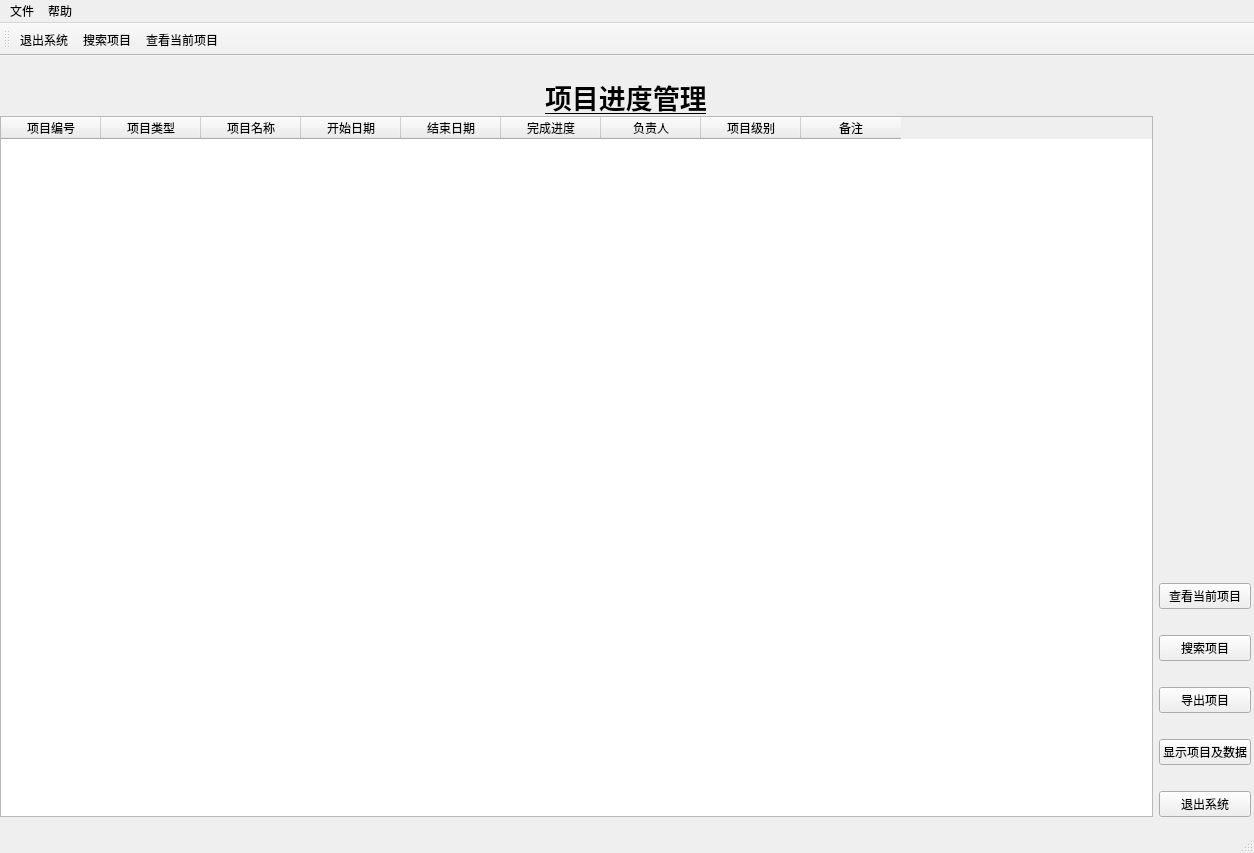
<?xml version="1.0" encoding="UTF-8"?>
<ui version="4.0">
 <class>MainWindow</class>
 <widget class="QMainWindow" name="MainWindow">
  <property name="geometry">
   <rect>
    <x>0</x>
    <y>0</y>
    <width>1254</width>
    <height>853</height>
   </rect>
  </property>
  <property name="windowTitle">
   <string>项目一览</string>
  </property>
  <property name="windowIcon">
   <iconset>
    <normaloff>C:/Users/17844/Desktop/Python大作业/1_主界面.ico</normaloff>C:/Users/17844/Desktop/Python大作业/1_主界面.ico</iconset>
  </property>
  <widget class="QWidget" name="centralwidget">
   <widget class="QWidget" name="layoutWidget">
    <property name="geometry">
     <rect>
      <x>0</x>
      <y>10</y>
      <width>1251</width>
      <height>51</height>
     </rect>
    </property>
    <layout class="QVBoxLayout" name="verticalLayout">
     <item>
      <spacer name="verticalSpacer">
       <property name="orientation">
        <enum>Qt::Vertical</enum>
       </property>
       <property name="sizeHint" stdset="0">
        <size>
         <width>20</width>
         <height>40</height>
        </size>
       </property>
      </spacer>
     </item>
     <item>
      <layout class="QHBoxLayout" name="horizontalLayout">
       <item>
        <spacer name="horizontalSpacer">
         <property name="orientation">
          <enum>Qt::Horizontal</enum>
         </property>
         <property name="sizeHint" stdset="0">
          <size>
           <width>40</width>
           <height>20</height>
          </size>
         </property>
        </spacer>
       </item>
       <item>
        <widget class="QLabel" name="label">
         <property name="font">
          <font>
           <family>Agency FB</family>
           <pointsize>20</pointsize>
           <weight>75</weight>
           <bold>true</bold>
           <underline>true</underline>
          </font>
         </property>
         <property name="text">
          <string>项目进度管理</string>
         </property>
        </widget>
       </item>
       <item>
        <spacer name="horizontalSpacer_2">
         <property name="orientation">
          <enum>Qt::Horizontal</enum>
         </property>
         <property name="sizeHint" stdset="0">
          <size>
           <width>40</width>
           <height>20</height>
          </size>
         </property>
        </spacer>
       </item>
      </layout>
     </item>
    </layout>
   </widget>
   <widget class="QWidget" name="layoutWidget">
    <property name="geometry">
     <rect>
      <x>0</x>
      <y>60</y>
      <width>1251</width>
      <height>701</height>
     </rect>
    </property>
    <layout class="QHBoxLayout" name="horizontalLayout_2">
     <item>
      <widget class="QTableWidget" name="tableWidget">
       <column>
        <property name="text">
         <string>项目编号</string>
        </property>
       </column>
       <column>
        <property name="text">
         <string>项目类型</string>
        </property>
       </column>
       <column>
        <property name="text">
         <string>项目名称</string>
        </property>
       </column>
       <column>
        <property name="text">
         <string>开始日期</string>
        </property>
       </column>
       <column>
        <property name="text">
         <string>结束日期</string>
        </property>
       </column>
       <column>
        <property name="text">
         <string>完成进度</string>
        </property>
       </column>
       <column>
        <property name="text">
         <string>负责人</string>
        </property>
       </column>
       <column>
        <property name="text">
         <string>项目级别</string>
        </property>
       </column>
       <column>
        <property name="text">
         <string>备注</string>
        </property>
       </column>
      </widget>
     </item>
     <item>
      <layout class="QVBoxLayout" name="verticalLayout_3">
       <item>
        <spacer name="verticalSpacer_5">
         <property name="orientation">
          <enum>Qt::Vertical</enum>
         </property>
         <property name="sizeHint" stdset="0">
          <size>
           <width>20</width>
           <height>40</height>
          </size>
         </property>
        </spacer>
       </item>
       <item>
        <widget class="QPushButton" name="pButtonWatch">
         <property name="text">
          <string>查看当前项目</string>
         </property>
        </widget>
       </item>
       <item>
        <spacer name="verticalSpacer_4">
         <property name="orientation">
          <enum>Qt::Vertical</enum>
         </property>
         <property name="sizeType">
          <enum>QSizePolicy::Fixed</enum>
         </property>
         <property name="sizeHint" stdset="0">
          <size>
           <width>20</width>
           <height>20</height>
          </size>
         </property>
        </spacer>
       </item>
       <item>
        <layout class="QVBoxLayout" name="verticalLayout_2">
         <item>
          <widget class="QPushButton" name="pButtonSelect">
           <property name="text">
            <string>搜索项目</string>
           </property>
          </widget>
         </item>
         <item>
          <spacer name="verticalSpacer_7">
           <property name="orientation">
            <enum>Qt::Vertical</enum>
           </property>
           <property name="sizeType">
            <enum>QSizePolicy::Fixed</enum>
           </property>
           <property name="sizeHint" stdset="0">
            <size>
             <width>20</width>
             <height>20</height>
            </size>
           </property>
          </spacer>
         </item>
         <item>
          <widget class="QPushButton" name="pButtonExport">
           <property name="text">
            <string>导出项目</string>
           </property>
          </widget>
         </item>
         <item>
          <spacer name="verticalSpacer_3">
           <property name="orientation">
            <enum>Qt::Vertical</enum>
           </property>
           <property name="sizeType">
            <enum>QSizePolicy::Fixed</enum>
           </property>
           <property name="sizeHint" stdset="0">
            <size>
             <width>20</width>
             <height>20</height>
            </size>
           </property>
          </spacer>
         </item>
         <item>
          <widget class="QPushButton" name="pButtonshow">
           <property name="text">
            <string>显示项目及数据</string>
           </property>
          </widget>
         </item>
         <item>
          <spacer name="verticalSpacer_2">
           <property name="orientation">
            <enum>Qt::Vertical</enum>
           </property>
           <property name="sizeType">
            <enum>QSizePolicy::Fixed</enum>
           </property>
           <property name="sizeHint" stdset="0">
            <size>
             <width>20</width>
             <height>20</height>
            </size>
           </property>
          </spacer>
         </item>
         <item>
          <widget class="QPushButton" name="pButtonExit">
           <property name="text">
            <string>退出系统</string>
           </property>
          </widget>
         </item>
        </layout>
       </item>
      </layout>
     </item>
    </layout>
   </widget>
  </widget>
  <widget class="QMenuBar" name="menubar">
   <property name="geometry">
    <rect>
     <x>0</x>
     <y>0</y>
     <width>1254</width>
     <height>26</height>
    </rect>
   </property>
   <widget class="QMenu" name="menuFile">
    <property name="title">
     <string>文件</string>
    </property>
    <addaction name="actionMenuOpen"/>
    <addaction name="actionMenuExit"/>
   </widget>
   <widget class="QMenu" name="menuhelp">
    <property name="title">
     <string>帮助</string>
    </property>
    <addaction name="actionquestion"/>
   </widget>
   <addaction name="menuFile"/>
   <addaction name="menuhelp"/>
  </widget>
  <widget class="QToolBar" name="toolBar">
   <property name="windowTitle">
    <string>toolBar</string>
   </property>
   <attribute name="toolBarArea">
    <enum>TopToolBarArea</enum>
   </attribute>
   <attribute name="toolBarBreak">
    <bool>false</bool>
   </attribute>
   <addaction name="actionTlbExit"/>
   <addaction name="actionTlbSelect"/>
   <addaction name="actionTlbWatch"/>
  </widget>
  <widget class="QStatusBar" name="statusbar"/>
  <action name="actionMenuOpen">
   <property name="text">
    <string>打开</string>
   </property>
  </action>
  <action name="actionMenuExit">
   <property name="text">
    <string>退出</string>
   </property>
  </action>
  <action name="actionTlbExit">
   <property name="text">
    <string>退出系统</string>
   </property>
  </action>
  <action name="actionTlbSelect">
   <property name="text">
    <string>搜索项目</string>
   </property>
  </action>
  <action name="actionTlbWatch">
   <property name="text">
    <string>查看当前项目</string>
   </property>
  </action>
  <action name="actionquestion">
   <property name="text">
    <string>出现错误？</string>
   </property>
  </action>
 </widget>
 <resources/>
 <connections/>
</ui>
